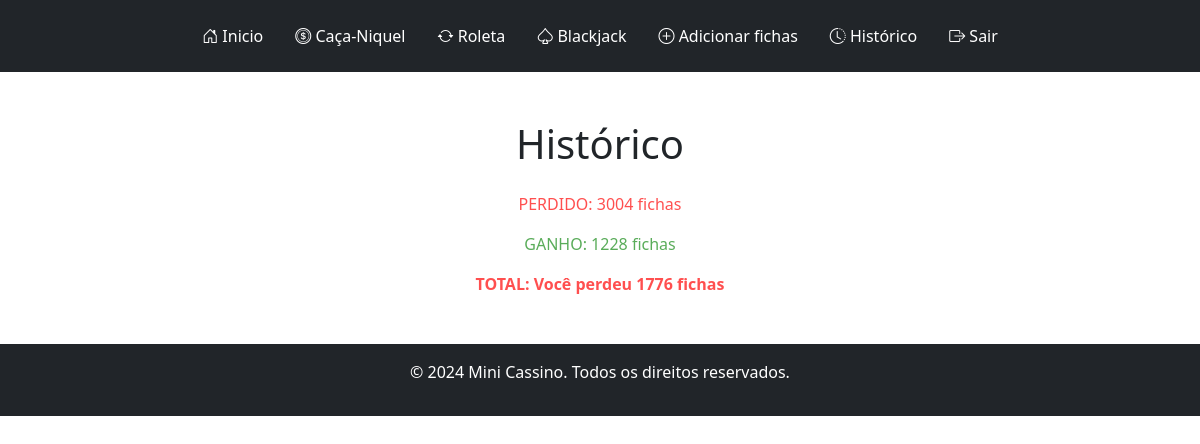
The app's page /historico (signed in), older data.
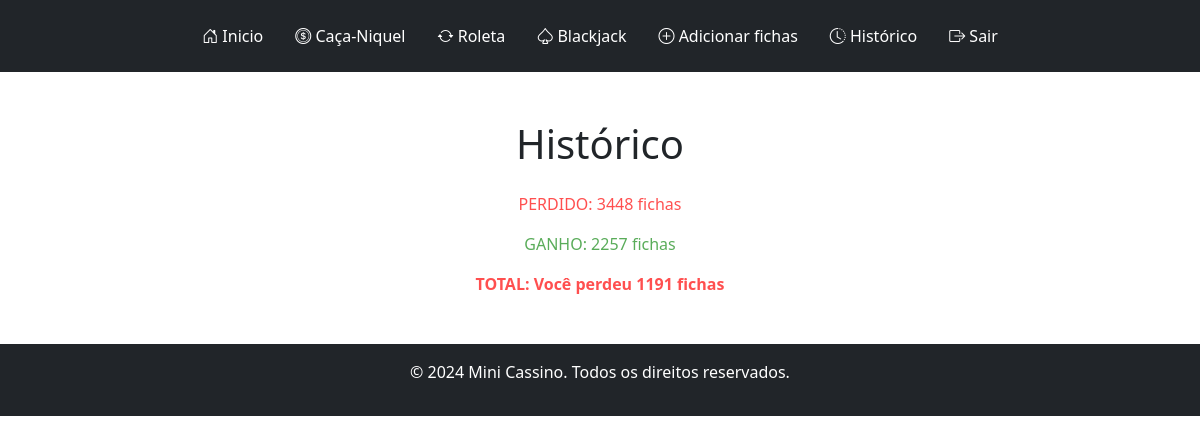
The same page, newer data.
### tables this page shows
CREATE TABLE users (
    id INTEGER PRIMARY KEY AUTOINCREMENT,
    username TEXT NOT NULL,
    password TEXT NOT NULL
, saldo INTEGER DEFAULT 100, ganhos INTEGER, perdas INTEGER);

### app.py (the view)
@app.route("/historico")
@login_required
def historico():
    user_id = session.get('user_id')
    perdas = db.execute("SELECT perdas FROM users WHERE id = ?", user_id)[0]['perdas']
    ganhos = db.execute("SELECT ganhos FROM users WHERE id = ?", user_id)[0]['ganhos']
    if ganhos > perdas:
        total = ganhos - perdas
        message_class = "ganhou"
        mensagem = "Você ganhou"
    elif perdas > ganhos:
        total = perdas - ganhos
        message_class = "perdeu"
        mensagem = "Você perdeu"
    else:
        total = 0
        message_class = "empatou"
        mensagem = "Você ganhou"
    return render_template("historico.html", perdas=perdas, ganhos=ganhos, total=total, message_class=message_class, mensagem=mensagem)

### help.py (called while the page is built)
def login_required(f):
    @wraps(f)
    def decorated_function(*args, **kwargs):
        if 'user_id' not in session:
            return redirect(url_for('login'))
        return f(*args, **kwargs)
    return decorated_function

### templates/historico.html (shortened to what this page needs)
{% extends "layout.html" %}
{% block main %}
<div class="container text-center">
    <h1 class="my-4">Histórico</h1>
    <p class="perdeu">PERDIDO: {{ perdas }} fichas </p>
    <p class="ganhou">GANHO: {{ ganhos }} fichas</p>
    <p class="{{ message_class }}"><strong>TOTAL: {{ mensagem }} {{ total }} fichas</strong></p>
</div>
{% endblock %}

### templates/layout.html (shortened to what this page needs)
<!DOCTYPE html>
<html lang="pt-br">
<head>
    <link href="https://cdn.jsdelivr.net/npm/bootstrap@5.3.3/dist/css/bootstrap.min.css" rel="stylesheet">
    <link href="https://cdn.jsdelivr.net/npm/bootstrap-icons@1.11.3/font/bootstrap-icons.min.css" rel="stylesheet">
    <link rel="stylesheet" href="/static/style.css">
</head>
<body>
    <header class="bg-dark text-white py-3">
        <div class="container">
            <nav class="nav justify-content-center">
                {% if 'user_id' in session %}
                    <a class="nav-link text-white" href="{{ url_for('homepage') }}"><i class="bi bi-house-door"></i> Inicio</a>
                    <a class="nav-link text-white" href="{{ url_for('niquel') }}"><i class="bi bi-coin"></i> Caça-Niquel</a>
                    <a class="nav-link text-white" href="{{ url_for('roleta') }}"><i class="bi bi-arrow-repeat"></i> Roleta</a>
                    <a class="nav-link text-white" href="{{ url_for('blackjack') }}"><i class="bi bi-suit-spade"></i> Blackjack</a>
                    <a class="nav-link text-white" href="{{ url_for('add') }}"><i class="bi bi-plus-circle"></i> Adicionar fichas</a>
                    <a class="nav-link text-white" href="{{ url_for('historico') }}"><i class="bi bi-clock-history"></i> Histórico</a>
                    <a class="nav-link text-white" href="{{ url_for('logout') }}"><i class="bi bi-box-arrow-right"></i> Sair</a>
                {% endif %}
            </nav>
        </div>
    </header>
    <main class="container my-5">
        {% block main %}{% endblock %}
    </main>
    <footer class="bg-dark text-white text-center py-3">
        <p>&copy; 2024 Mini Cassino. Todos os direitos reservados.</p>
    </footer>
</body>
</html>

### static/style.css (style rules this page uses)
.perdeu { color: rgba(255, 0, 0, 0.692); }
.ganhou { color: rgba(0, 128, 0, 0.651); }

Row changes from the older to the newer data that the page shows:
changed users: perdas "3004" → "3448"; ganhos "1228" → "2257"
Text that changed along with them:
{{ total }}: "1776" → "1191"
